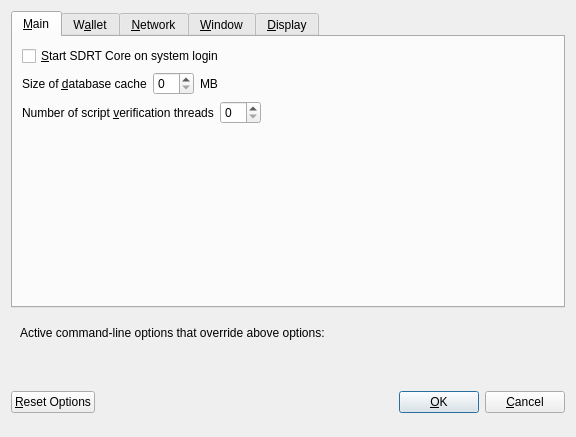
<?xml version="1.0" encoding="UTF-8"?>
<ui version="4.0">
 <class>OptionsDialog</class>
 <widget class="QDialog" name="OptionsDialog">
  <property name="geometry">
   <rect>
    <x>0</x>
    <y>0</y>
    <width>576</width>
    <height>402</height>
   </rect>
  </property>
  <property name="windowTitle">
   <string>Options</string>
  </property>
  <property name="modal">
   <bool>true</bool>
  </property>
  <layout class="QVBoxLayout" name="verticalLayout">
   <item>
    <widget class="QTabWidget" name="tabWidget">
     <property name="currentIndex">
      <number>0</number>
     </property>
     <widget class="QWidget" name="tabMain">
      <attribute name="title">
       <string>&amp;Main</string>
      </attribute>
      <layout class="QVBoxLayout" name="verticalLayout_Main">
       <item>
        <widget class="QCheckBox" name="sdrtAtStartup">
         <property name="toolTip">
          <string>Automatically start SDRT Core after logging in to the system.</string>
         </property>
         <property name="text">
          <string>&amp;Start SDRT Core on system login</string>
         </property>
        </widget>
       </item>
       <item>
        <layout class="QHBoxLayout" name="horizontalLayout_2_Main">
         <item>
          <widget class="QLabel" name="databaseCacheLabel">
           <property name="text">
            <string>Size of &amp;database cache</string>
           </property>
           <property name="textFormat">
            <enum>Qt::PlainText</enum>
           </property>
           <property name="buddy">
            <cstring>databaseCache</cstring>
           </property>
          </widget>
         </item>
         <item>
          <widget class="QSpinBox" name="databaseCache"/>
         </item>
         <item>
          <widget class="QLabel" name="databaseCacheUnitLabel">
           <property name="text">
            <string>MB</string>
           </property>
           <property name="textFormat">
            <enum>Qt::PlainText</enum>
           </property>
          </widget>
         </item>
         <item>
          <spacer name="horizontalSpacer_2_Main">
           <property name="orientation">
            <enum>Qt::Horizontal</enum>
           </property>
           <property name="sizeHint" stdset="0">
            <size>
             <width>40</width>
             <height>20</height>
            </size>
           </property>
          </spacer>
         </item>
        </layout>
       </item>
       <item>
        <layout class="QHBoxLayout" name="horizontalLayout_3_Main">
         <item>
          <widget class="QLabel" name="threadsScriptVerifLabel">
           <property name="text">
            <string>Number of script &amp;verification threads</string>
           </property>
           <property name="textFormat">
            <enum>Qt::PlainText</enum>
           </property>
           <property name="buddy">
            <cstring>threadsScriptVerif</cstring>
           </property>
          </widget>
         </item>
         <item>
          <widget class="QSpinBox" name="threadsScriptVerif">
           <property name="toolTip">
            <string>(0 = auto, &lt;0 = leave that many cores free)</string>
           </property>
          </widget>
         </item>
         <item>
          <spacer name="horizontalSpacer_3_Main">
           <property name="orientation">
            <enum>Qt::Horizontal</enum>
           </property>
           <property name="sizeHint" stdset="0">
            <size>
             <width>40</width>
             <height>20</height>
            </size>
           </property>
          </spacer>
         </item>
        </layout>
       </item>
       <item>
        <spacer name="verticalSpacer_Main">
         <property name="orientation">
          <enum>Qt::Vertical</enum>
         </property>
         <property name="sizeHint" stdset="0">
          <size>
           <width>20</width>
           <height>40</height>
          </size>
         </property>
        </spacer>
       </item>
      </layout>
     </widget>
     <widget class="QWidget" name="tabWallet">
      <attribute name="title">
       <string>W&amp;allet</string>
      </attribute>
      <layout class="QVBoxLayout" name="verticalLayout_Wallet">
       <item>
        <widget class="QGroupBox" name="groupBox">
         <property name="title">
          <string>Expert</string>
         </property>
         <layout class="QVBoxLayout" name="verticalLayout_2">
          <item>
           <widget class="QCheckBox" name="coinControlFeatures">
            <property name="toolTip">
             <string>Whether to show coin control features or not.</string>
            </property>
            <property name="text">
             <string>Enable coin &amp;control features</string>
            </property>
           </widget>
          </item>
          <item>
           <widget class="QCheckBox" name="showMasternodesTab">
            <property name="toolTip">
             <string>Show additional tab listing all your masternodes in first sub-tab&lt;br/&gt;and all masternodes on the network in second sub-tab.</string>
            </property>
            <property name="text">
             <string>Show Masternodes Tab</string>
            </property>
           </widget>
          </item>
          <item>
           <widget class="QCheckBox" name="showAdvancedPSUI">
            <property name="toolTip">
             <string>Show additional information and buttons for PrivateSend on overview screen.</string>
            </property>
            <property name="text">
             <string>Enable advanced PrivateSend interface</string>
            </property>
           </widget>
          </item>
          <item>
           <widget class="QCheckBox" name="lowKeysWarning">
            <property name="toolTip">
             <string>Show warning dialog when PrivateSend detects that wallet has very low number of keys left.</string>
            </property>
            <property name="text">
             <string>Warn if PrivateSend is running out of keys</string>
            </property>
           </widget>
          </item>
          <item>
           <widget class="QCheckBox" name="privateSendMultiSession">
            <property name="toolTip">
             <string>Whether to use experimental PrivateSend mode with multiple mixing sessions per block.&lt;br/&gt;Note: You must use this feature carefully.&lt;br/&gt;Make sure you always have recent wallet (auto)backup in a safe place!</string>
            </property>
            <property name="text">
             <string>Enable PrivateSend &amp;multi-session</string>
            </property>
           </widget>
          </item>
          <item>
           <widget class="QCheckBox" name="spendZeroConfChange">
            <property name="toolTip">
             <string>If you disable the spending of unconfirmed change, the change from a transaction&lt;br/&gt;cannot be used until that transaction has at least one confirmation.&lt;br/&gt;This also affects how your balance is computed.</string>
            </property>
            <property name="text">
             <string>&amp;Spend unconfirmed change</string>
            </property>
           </widget>
          </item>
         </layout>
        </widget>
       </item>
       <item>
        <layout class="QHBoxLayout" name="horizontalLayout_4_Wallet">
         <item>
          <widget class="QLabel" name="label">
           <property name="toolTip">
            <string>This setting determines the amount of individual masternodes that an input will be anonymized through.&lt;br/&gt;More rounds of anonymization gives a higher degree of privacy, but also costs more in fees.</string>
           </property>
           <property name="text">
            <string>PrivateSend rounds to use</string>
           </property>
          </widget>
         </item>
         <item>
          <widget class="QSpinBox" name="privateSendRounds">
           <property name="minimum">
            <number>2</number>
           </property>
           <property name="maximum">
            <number>8</number>
           </property>
           <property name="value">
            <number>4</number>
           </property>
          </widget>
         </item>
        </layout>
       </item>
       <item>
        <layout class="QHBoxLayout" name="horizontalLayout">
         <item>
          <widget class="QLabel" name="label_2">
           <property name="toolTip">
            <string>This amount acts as a threshold to turn off PrivateSend once it's reached.</string>
           </property>
           <property name="statusTip">
            <string notr="true"/>
           </property>
           <property name="whatsThis">
            <string notr="true"/>
           </property>
           <property name="accessibleName">
            <string notr="true"/>
           </property>
           <property name="accessibleDescription">
            <string notr="true"/>
           </property>
           <property name="text">
            <string>Amount of SDRT to keep anonymized</string>
           </property>
          </widget>
         </item>
         <item>
          <widget class="QSpinBox" name="privateSendAmount">
           <property name="minimum">
            <number>2</number>
           </property>
           <property name="maximum">
            <number>2000</number>
           </property>
           <property name="singleStep">
            <number>10</number>
           </property>
           <property name="value">
            <number>1000</number>
           </property>
          </widget>
         </item>
        </layout>
       </item>
       <item>
        <spacer name="verticalSpacer_Wallet">
         <property name="orientation">
          <enum>Qt::Vertical</enum>
         </property>
         <property name="sizeHint" stdset="0">
          <size>
           <width>20</width>
           <height>40</height>
          </size>
         </property>
        </spacer>
       </item>
      </layout>
     </widget>
     <widget class="QWidget" name="tabNetwork">
      <attribute name="title">
       <string>&amp;Network</string>
      </attribute>
      <layout class="QVBoxLayout" name="verticalLayout_Network">
       <item>
        <widget class="QCheckBox" name="mapPortUpnp">
         <property name="toolTip">
          <string>Automatically open the SDRT Core client port on the router. This only works when your router supports UPnP and it is enabled.</string>
         </property>
         <property name="text">
          <string>Map port using &amp;UPnP</string>
         </property>
        </widget>
       </item>
       <item>
        <widget class="QCheckBox" name="allowIncoming">
         <property name="toolTip">
          <string>Accept connections from outside</string>
         </property>
         <property name="text">
          <string>Allow incoming connections</string>
         </property>
        </widget>
       </item>
       <item>
        <widget class="QCheckBox" name="connectSocks">
         <property name="toolTip">
          <string>Connect to the SDRT network through a SOCKS5 proxy.</string>
         </property>
         <property name="text">
          <string>&amp;Connect through SOCKS5 proxy (default proxy):</string>
         </property>
        </widget>
       </item>
       <item>
        <layout class="QHBoxLayout" name="horizontalLayout_1_Network">
         <item>
          <widget class="QLabel" name="proxyIpLabel">
           <property name="text">
            <string>Proxy &amp;IP:</string>
           </property>
           <property name="textFormat">
            <enum>Qt::PlainText</enum>
           </property>
           <property name="buddy">
            <cstring>proxyIp</cstring>
           </property>
          </widget>
         </item>
         <item>
          <widget class="QValidatedLineEdit" name="proxyIp">
           <property name="minimumSize">
            <size>
             <width>140</width>
             <height>0</height>
            </size>
           </property>
           <property name="maximumSize">
            <size>
             <width>140</width>
             <height>16777215</height>
            </size>
           </property>
           <property name="toolTip">
            <string>IP address of the proxy (e.g. IPv4: 127.0.0.1 / IPv6: ::1)</string>
           </property>
          </widget>
         </item>
         <item>
          <widget class="QLabel" name="proxyPortLabel">
           <property name="text">
            <string>&amp;Port:</string>
           </property>
           <property name="textFormat">
            <enum>Qt::PlainText</enum>
           </property>
           <property name="buddy">
            <cstring>proxyPort</cstring>
           </property>
          </widget>
         </item>
         <item>
          <widget class="QLineEdit" name="proxyPort">
           <property name="minimumSize">
            <size>
             <width>55</width>
             <height>0</height>
            </size>
           </property>
           <property name="maximumSize">
            <size>
             <width>55</width>
             <height>16777215</height>
            </size>
           </property>
           <property name="toolTip">
            <string>Port of the proxy (e.g. 9050)</string>
           </property>
          </widget>
         </item>
         <item>
          <spacer name="horizontalSpacer_1_Network">
           <property name="orientation">
            <enum>Qt::Horizontal</enum>
           </property>
           <property name="sizeHint" stdset="0">
            <size>
             <width>40</width>
             <height>20</height>
            </size>
           </property>
          </spacer>
         </item>
        </layout>
       </item>
       <item>
        <layout class="QHBoxLayout" name="horizontalLayout_2_Network">
         <item>
          <widget class="QLabel" name="proxyActiveNets">
           <property name="text">
            <string>Used for reaching peers via:</string>
           </property>
           <property name="textFormat">
            <enum>Qt::PlainText</enum>
           </property>
          </widget>
         </item>
         <item>
          <widget class="QCheckBox" name="proxyReachIPv4">
           <property name="enabled">
            <bool>false</bool>
           </property>
           <property name="toolTip">
            <string>Shows, if the supplied default SOCKS5 proxy is used to reach peers via this network type.</string>
           </property>
           <property name="text">
            <string/>
           </property>
          </widget>
         </item>
         <item>
          <widget class="QLabel" name="proxyReachIPv4Label">
           <property name="text">
            <string>IPv4</string>
           </property>
           <property name="textFormat">
            <enum>Qt::PlainText</enum>
           </property>
          </widget>
         </item>
         <item>
          <widget class="QCheckBox" name="proxyReachIPv6">
           <property name="enabled">
            <bool>false</bool>
           </property>
           <property name="toolTip">
            <string>Shows, if the supplied default SOCKS5 proxy is used to reach peers via this network type.</string>
           </property>
           <property name="text">
            <string/>
           </property>
          </widget>
         </item>
         <item>
          <widget class="QLabel" name="proxyReachIPv6Label">
           <property name="text">
            <string>IPv6</string>
           </property>
           <property name="textFormat">
            <enum>Qt::PlainText</enum>
           </property>
          </widget>
         </item>
         <item>
          <widget class="QCheckBox" name="proxyReachTor">
           <property name="enabled">
            <bool>false</bool>
           </property>
           <property name="toolTip">
            <string>Shows, if the supplied default SOCKS5 proxy is used to reach peers via this network type.</string>
           </property>
           <property name="text">
            <string/>
           </property>
          </widget>
         </item>
         <item>
          <widget class="QLabel" name="proxyReachTorLabel">
           <property name="text">
            <string>Tor</string>
           </property>
           <property name="textFormat">
            <enum>Qt::PlainText</enum>
           </property>
          </widget>
         </item>
         <item>
          <spacer name="horizontalSpacer_2_Network">
           <property name="orientation">
            <enum>Qt::Horizontal</enum>
           </property>
           <property name="sizeHint" stdset="0">
            <size>
             <width>40</width>
             <height>20</height>
            </size>
           </property>
          </spacer>
         </item>
        </layout>
       </item>
       <item>
        <widget class="QCheckBox" name="connectSocksTor">
         <property name="toolTip">
          <string>Connect to the SDRT network through a separate SOCKS5 proxy for Tor hidden services.</string>
         </property>
         <property name="text">
          <string>Use separate SOCKS5 proxy to reach peers via Tor hidden services:</string>
         </property>
        </widget>
       </item>
       <item>
        <layout class="QHBoxLayout" name="horizontalLayout_3_Network">
         <item>
          <widget class="QLabel" name="proxyIpTorLabel">
           <property name="text">
            <string>Proxy &amp;IP:</string>
           </property>
           <property name="textFormat">
            <enum>Qt::PlainText</enum>
           </property>
           <property name="buddy">
            <cstring>proxyIpTor</cstring>
           </property>
          </widget>
         </item>
         <item>
          <widget class="QValidatedLineEdit" name="proxyIpTor">
           <property name="minimumSize">
            <size>
             <width>140</width>
             <height>0</height>
            </size>
           </property>
           <property name="maximumSize">
            <size>
             <width>140</width>
             <height>16777215</height>
            </size>
           </property>
           <property name="toolTip">
            <string>IP address of the proxy (e.g. IPv4: 127.0.0.1 / IPv6: ::1)</string>
           </property>
          </widget>
         </item>
         <item>
          <widget class="QLabel" name="proxyPortTorLabel">
           <property name="text">
            <string>&amp;Port:</string>
           </property>
           <property name="textFormat">
            <enum>Qt::PlainText</enum>
           </property>
           <property name="buddy">
            <cstring>proxyPortTor</cstring>
           </property>
          </widget>
         </item>
         <item>
          <widget class="QLineEdit" name="proxyPortTor">
           <property name="minimumSize">
            <size>
             <width>55</width>
             <height>0</height>
            </size>
           </property>
           <property name="maximumSize">
            <size>
             <width>55</width>
             <height>16777215</height>
            </size>
           </property>
           <property name="toolTip">
            <string>Port of the proxy (e.g. 9050)</string>
           </property>
          </widget>
         </item>
         <item>
          <spacer name="horizontalSpacer_4_Network">
           <property name="orientation">
            <enum>Qt::Horizontal</enum>
           </property>
           <property name="sizeHint" stdset="0">
            <size>
             <width>40</width>
             <height>20</height>
            </size>
           </property>
          </spacer>
         </item>
        </layout>
       </item>
       <item>
        <spacer name="verticalSpacer_Network">
         <property name="orientation">
          <enum>Qt::Vertical</enum>
         </property>
         <property name="sizeHint" stdset="0">
          <size>
           <width>20</width>
           <height>40</height>
          </size>
         </property>
        </spacer>
       </item>
      </layout>
     </widget>
     <widget class="QWidget" name="tabWindow">
      <attribute name="title">
       <string>&amp;Window</string>
      </attribute>
      <layout class="QVBoxLayout" name="verticalLayout_Window">
       <item>
        <widget class="QCheckBox" name="hideTrayIcon">
         <property name="toolTip">
          <string>&amp;Hide the icon from the system tray.</string>
         </property>
         <property name="text">
          <string>Hide tray icon</string>
         </property>
        </widget>
       </item>
       <item>
        <widget class="QCheckBox" name="minimizeToTray">
         <property name="toolTip">
          <string>Show only a tray icon after minimizing the window.</string>
         </property>
         <property name="text">
          <string>&amp;Minimize to the tray instead of the taskbar</string>
         </property>
        </widget>
       </item>
       <item>
        <widget class="QCheckBox" name="minimizeOnClose">
         <property name="toolTip">
          <string>Minimize instead of exit the application when the window is closed. When this option is enabled, the application will be closed only after selecting Exit in the menu.</string>
         </property>
         <property name="text">
          <string>M&amp;inimize on close</string>
         </property>
        </widget>
       </item>
       <item>
        <spacer name="verticalSpacer_Window">
         <property name="orientation">
          <enum>Qt::Vertical</enum>
         </property>
         <property name="sizeHint" stdset="0">
          <size>
           <width>20</width>
           <height>40</height>
          </size>
         </property>
        </spacer>
       </item>
      </layout>
     </widget>
     <widget class="QWidget" name="tabDisplay">
      <attribute name="title">
       <string>&amp;Display</string>
      </attribute>
      <layout class="QVBoxLayout" name="verticalLayout_Display">
       <item>
        <layout class="QHBoxLayout" name="horizontalLayout_1_Display">
         <item>
          <widget class="QLabel" name="langLabel">
           <property name="text">
            <string>User Interface &amp;language:</string>
           </property>
           <property name="textFormat">
            <enum>Qt::PlainText</enum>
           </property>
           <property name="buddy">
            <cstring>lang</cstring>
           </property>
          </widget>
         </item>
         <item>
          <widget class="QValueComboBox" name="lang">
           <property name="toolTip">
            <string>The user interface language can be set here. This setting will take effect after restarting SDRT Core.</string>
           </property>
          </widget>
         </item>
        </layout>
       </item>
       <item>
        <widget class="QLabel" name="label_3">
         <property name="toolTip">
          <string notr="true"/>
         </property>
         <property name="statusTip">
          <string notr="true"/>
         </property>
         <property name="whatsThis">
          <string notr="true"/>
         </property>
         <property name="accessibleName">
          <string notr="true"/>
         </property>
         <property name="text">
          <string>Language missing or translation incomplete? Help contributing translations here:
https://www.transifex.com/projects/p/sdrt/</string>
         </property>
         <property name="wordWrap">
          <bool>true</bool>
         </property>
         <property name="openExternalLinks">
          <bool>true</bool>
         </property>
         <property name="textInteractionFlags">
          <set>Qt::TextBrowserInteraction</set>
         </property>
        </widget>
       </item>
       <item>
        <layout class="QHBoxLayout" name="horizontalLayout_4_Display" stretch="0,0">
         <item>
          <widget class="QLabel" name="themeLabel">
           <property name="text">
            <string>User Interface Theme:</string>
           </property>
          </widget>
         </item>
         <item>
          <widget class="QValueComboBox" name="theme"/>
         </item>
        </layout>
       </item>
       <item>
        <widget class="Line" name="line">
         <property name="orientation">
          <enum>Qt::Horizontal</enum>
         </property>
        </widget>
       </item>
       <item>
        <layout class="QHBoxLayout" name="horizontalLayout_2_Display">
         <item>
          <widget class="QLabel" name="unitLabel">
           <property name="text">
            <string>&amp;Unit to show amounts in:</string>
           </property>
           <property name="textFormat">
            <enum>Qt::PlainText</enum>
           </property>
           <property name="buddy">
            <cstring>unit</cstring>
           </property>
          </widget>
         </item>
         <item>
          <widget class="QValueComboBox" name="unit">
           <property name="toolTip">
            <string>Choose the default subdivision unit to show in the interface and when sending coins.</string>
           </property>
          </widget>
         </item>
        </layout>
       </item>
       <item>
        <layout class="QHBoxLayout" name="horizontalLayout_5_Display">
         <item>
          <widget class="QLabel" name="digitsLabel">
           <property name="text">
            <string>Decimal digits</string>
           </property>
          </widget>
         </item>
         <item>
          <widget class="QValueComboBox" name="digits"/>
         </item>
        </layout>
       </item>
       <item>
        <layout class="QHBoxLayout" name="horizontalLayout_3_Display">
         <item>
          <widget class="QLabel" name="thirdPartyTxUrlsLabel">
           <property name="toolTip">
            <string>Third party URLs (e.g. a block explorer) that appear in the transactions tab as context menu items.&lt;br/&gt;%s in the URL is replaced by transaction hash. Multiple URLs are separated by vertical bar |.</string>
           </property>
           <property name="text">
            <string>Third party transaction URLs</string>
           </property>
           <property name="buddy">
            <cstring>thirdPartyTxUrls</cstring>
           </property>
          </widget>
         </item>
         <item>
          <widget class="QLineEdit" name="thirdPartyTxUrls">
           <property name="toolTip">
            <string>Third party URLs (e.g. a block explorer) that appear in the transactions tab as context menu items.&lt;br/&gt;%s in the URL is replaced by transaction hash. Multiple URLs are separated by vertical bar |.</string>
           </property>
          </widget>
         </item>
        </layout>
       </item>
       <item>
        <spacer name="verticalSpacer">
         <property name="orientation">
          <enum>Qt::Vertical</enum>
         </property>
         <property name="sizeHint" stdset="0">
          <size>
           <width>20</width>
           <height>40</height>
          </size>
         </property>
        </spacer>
       </item>
      </layout>
     </widget>
    </widget>
   </item>
   <item>
    <widget class="QFrame" name="frame">
     <layout class="QVBoxLayout" name="verticalLayout_Bottom">
      <item>
       <layout class="QHBoxLayout" name="horizontalLayout_Bottom">
        <item>
         <widget class="QLabel" name="overriddenByCommandLineInfoLabel">
          <property name="text">
           <string>Active command-line options that override above options:</string>
          </property>
          <property name="textFormat">
           <enum>Qt::PlainText</enum>
          </property>
         </widget>
        </item>
        <item>
         <spacer name="horizontalSpacer_Bottom">
          <property name="orientation">
           <enum>Qt::Horizontal</enum>
          </property>
          <property name="sizeHint" stdset="0">
           <size>
            <width>40</width>
            <height>20</height>
           </size>
          </property>
         </spacer>
        </item>
       </layout>
      </item>
      <item>
       <widget class="QLabel" name="overriddenByCommandLineLabel">
        <property name="text">
         <string/>
        </property>
        <property name="textFormat">
         <enum>Qt::PlainText</enum>
        </property>
        <property name="wordWrap">
         <bool>true</bool>
        </property>
       </widget>
      </item>
     </layout>
    </widget>
   </item>
   <item>
    <layout class="QHBoxLayout" name="horizontalLayout_Buttons">
     <item>
      <widget class="QPushButton" name="resetButton">
       <property name="toolTip">
        <string>Reset all client options to default.</string>
       </property>
       <property name="text">
        <string>&amp;Reset Options</string>
       </property>
       <property name="autoDefault">
        <bool>false</bool>
       </property>
      </widget>
     </item>
     <item>
      <spacer name="horizontalSpacer_1">
       <property name="orientation">
        <enum>Qt::Horizontal</enum>
       </property>
       <property name="sizeHint" stdset="0">
        <size>
         <width>40</width>
         <height>48</height>
        </size>
       </property>
      </spacer>
     </item>
     <item>
      <widget class="QLabel" name="statusLabel">
       <property name="minimumSize">
        <size>
         <width>200</width>
         <height>0</height>
        </size>
       </property>
       <property name="font">
        <font>
         <weight>75</weight>
         <bold>true</bold>
        </font>
       </property>
       <property name="text">
        <string/>
       </property>
       <property name="textFormat">
        <enum>Qt::PlainText</enum>
       </property>
       <property name="wordWrap">
        <bool>true</bool>
       </property>
      </widget>
     </item>
     <item>
      <spacer name="horizontalSpacer_2">
       <property name="orientation">
        <enum>Qt::Horizontal</enum>
       </property>
       <property name="sizeHint" stdset="0">
        <size>
         <width>40</width>
         <height>48</height>
        </size>
       </property>
      </spacer>
     </item>
     <item>
      <widget class="QPushButton" name="okButton">
       <property name="text">
        <string>&amp;OK</string>
       </property>
       <property name="autoDefault">
        <bool>false</bool>
       </property>
       <property name="default">
        <bool>true</bool>
       </property>
      </widget>
     </item>
     <item>
      <widget class="QPushButton" name="cancelButton">
       <property name="text">
        <string>&amp;Cancel</string>
       </property>
       <property name="autoDefault">
        <bool>false</bool>
       </property>
      </widget>
     </item>
    </layout>
   </item>
  </layout>
 </widget>
 <customwidgets>
  <customwidget>
   <class>QValidatedLineEdit</class>
   <extends>QLineEdit</extends>
   <header>qvalidatedlineedit.h</header>
  </customwidget>
  <customwidget>
   <class>QValueComboBox</class>
   <extends>QComboBox</extends>
   <header>qvaluecombobox.h</header>
  </customwidget>
 </customwidgets>
 <resources/>
 <connections/>
</ui>
